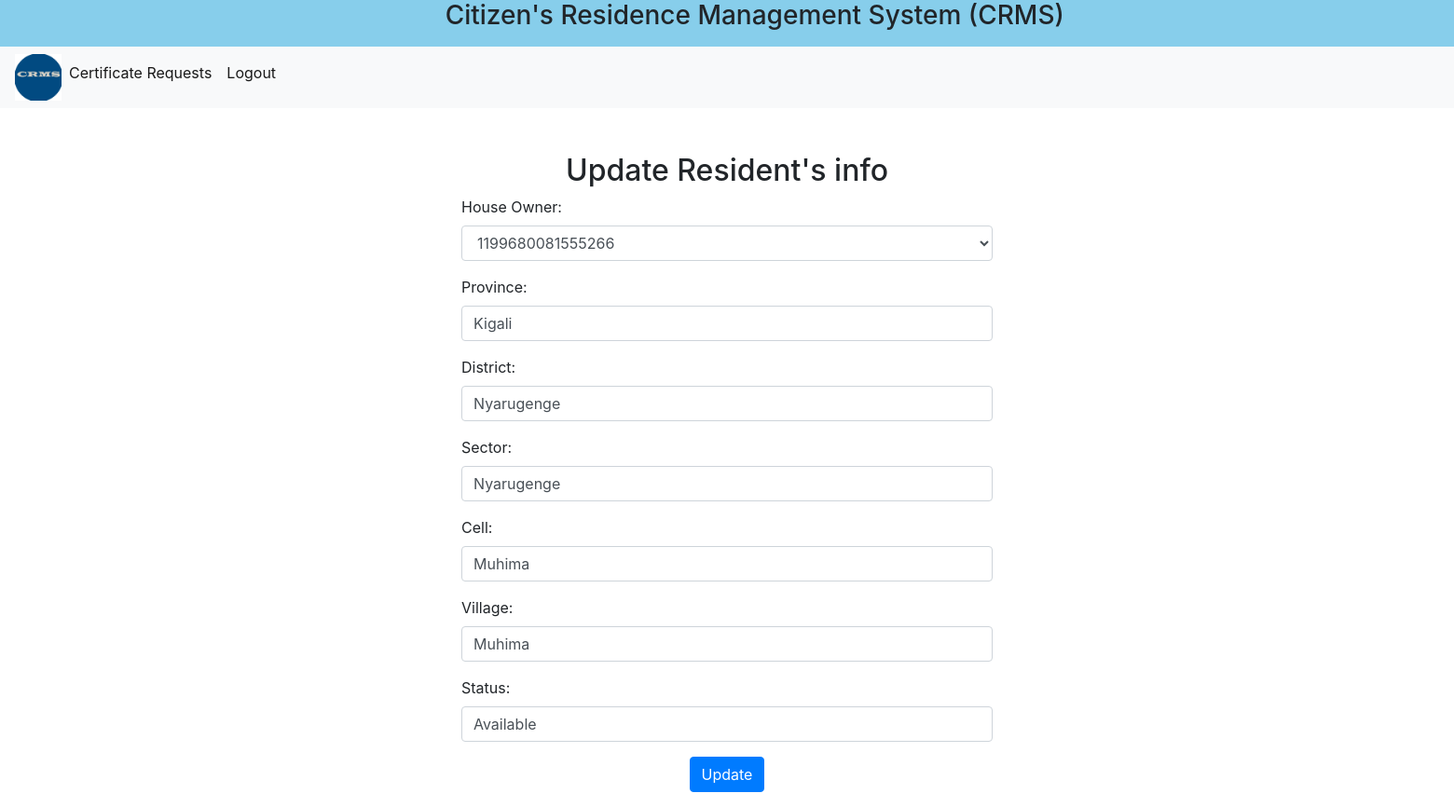
The app's page /updateHouse.php?houseno=HS000002 (signed in), older data.
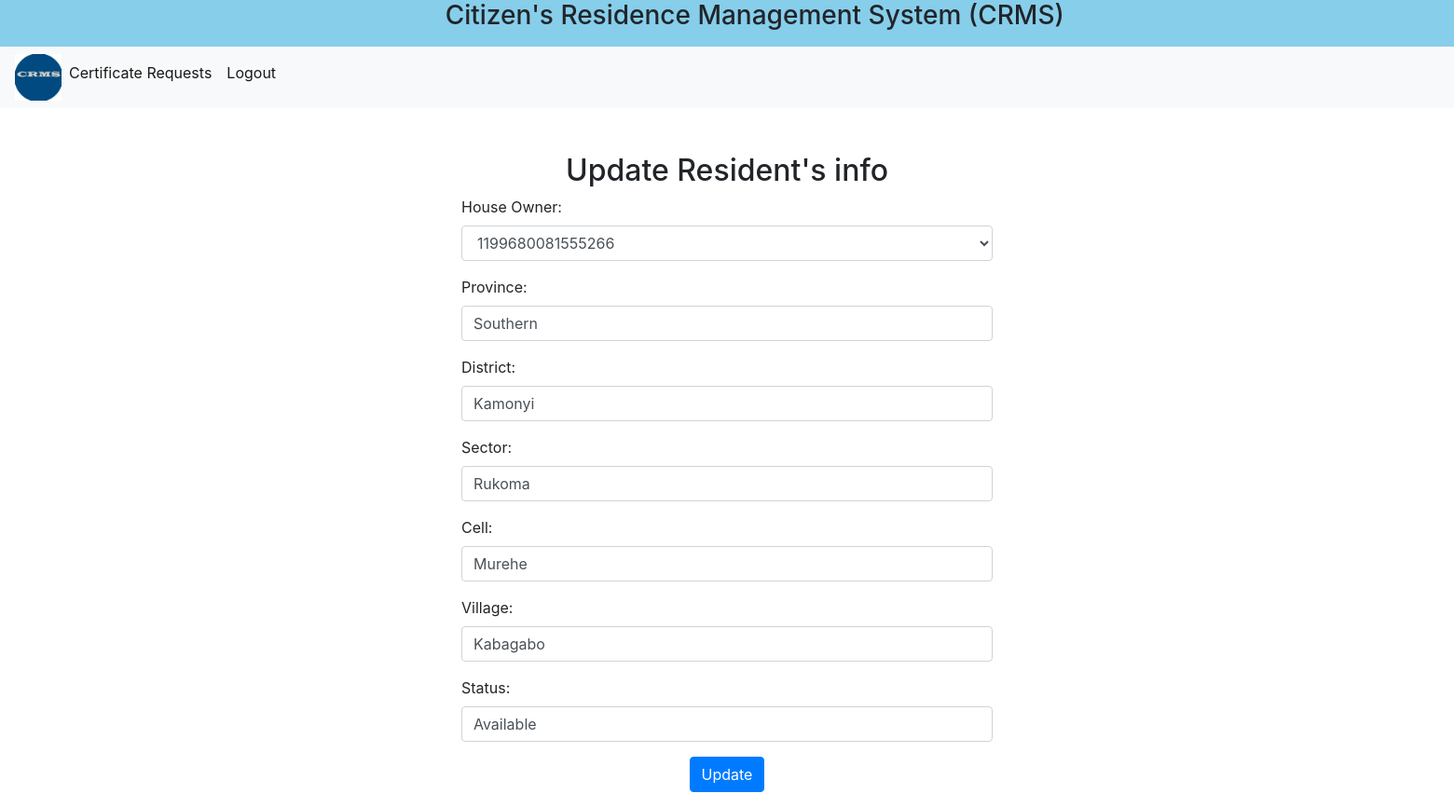
The same page, newer data.
### tables this page shows
CREATE TABLE `houses` (
  `HouseNo` varchar(10) NOT NULL,
  `Province` varchar(20) DEFAULT NULL,
  `District` varchar(20) DEFAULT NULL,
  `Sector` varchar(20) DEFAULT NULL,
  `Cell` varchar(20) DEFAULT NULL,
  `Village` varchar(20) DEFAULT NULL,
  `ID` bigint NOT NULL,
  `Status` varchar(20) DEFAULT NULL,
  PRIMARY KEY (`HouseNo`),
  KEY `fk_resident` (`ID`)
);

### updateHouse.php (the view, shortened to what this page needs)
<?php include 'header.php'; ?>
<?php
$conn = new mysqli('localhost', 'super', '', 'crms');
$id = $_GET['houseno'];
$stmt = $conn->prepare("SELECT * FROM houses WHERE HouseNo = ?");
$stmt->bind_param("s", $id);
$stmt->execute();
$result = $stmt->get_result();
$record = $result->fetch_assoc();
?>
<!DOCTYPE html>
<html lang="en">
<head>
    <link rel="stylesheet" href="bootstrap/bootstrap.css">
</head>
<body>
<div class="container mt-5 form-container">
<h2 class="text-center">Update Resident's info</h2>
    <form action="updateHouse.php?houseno=<?php echo htmlspecialchars($record['HouseNo']); ?>" method="POST">
    <div class="form-group">
            <label for="ownerid">House Owner:</label>
            <select class="form-control" id="ownerid" name="ownerid" required>
            <option value=""><?php echo htmlspecialchars($record['ID']); ?></option>
            </select>
        </div>
        <div class="form-group">
            <label for="province">Province:</label>
            <input type="text" class="form-control" id="province" name="province" value="<?php echo htmlspecialchars($record['Province']); ?>" required>
        </div>
        <div class="form-group">
            <label for="district">District:</label>
            <input type="text" class="form-control" id="district" name="district" value="<?php echo htmlspecialchars($record['District']); ?>" required>
        </div>
        <div class="form-group">
            <label for="sector">Sector:</label>
            <input type="text" class="form-control" id="sector" name="sector" value="<?php echo htmlspecialchars($record['Sector']); ?>" required>
        </div>
        <div class="form-group">
            <label for="cell">Cell:</label>
            <input type="text" class="form-control" id="cell" name="cell" value="<?php echo htmlspecialchars($record['Cell']); ?>" required>
        </div>
        <div class="form-group">
            <label for="village">Village:</label>
            <input type="text" class="form-control" id="village" name="village" value="<?php echo htmlspecialchars($record['Village']); ?>" required>
        </div>
        <div class="form-group">
            <label for="village">Status:</label>
            <input type="text" class="form-control" id="status" name="status" value="<?php echo htmlspecialchars($record['Status']); ?>" required>
        </div>
        <div class="form-group text-center">
            <button type="submit" class="btn btn-custom">Update</button>
        </div>
    </form>
</div>
</body>
</html>

Row changes from the older to the newer data that the page shows:
changed houses "Available": province "Kigali" → "Southern"; district "Nyarugenge" → "Kamonyi"; sector "Nyarugenge" → "Rukoma"; cell "Muhima" → "Murehe"; village "Muhima" → "Kabagabo"
